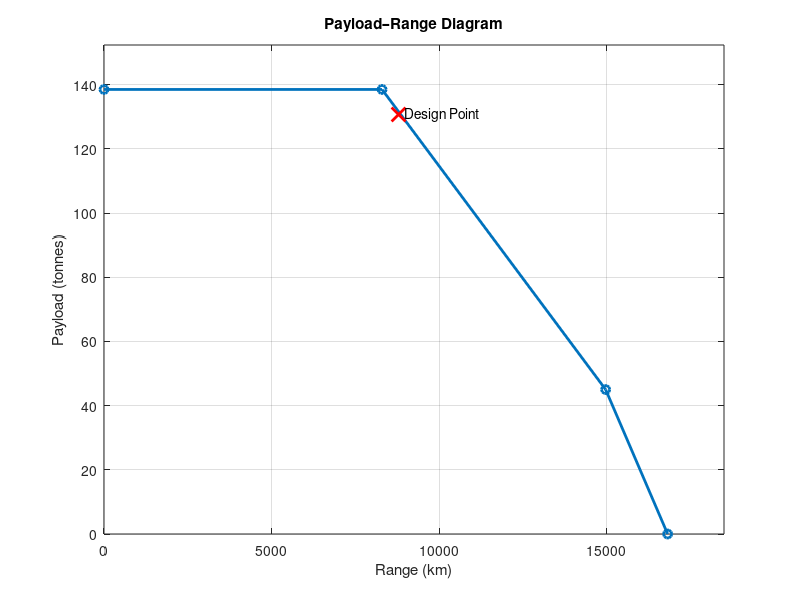

Source code (MATLAB):
%% PAYLOAD RANGE DIAGRAM (FULL - WITH MZFW)

clear; clc; close all;

%% -------------------- INPUTS --------------------

% Masses (tonnes)
MTOM = 560;
OEM  = 265;

maxPayload_struct = 138.5;
maxFuel           = 250;

% Convert to kg
MTOM = MTOM * 1e3;
OEM  = OEM  * 1e3;
maxPayload_struct = maxPayload_struct * 1e3;
maxFuel = maxFuel * 1e3;

% Performance assumptions
LD  = 16;
M   = 0.82;
alt = 11000;

% Atmosphere
T0 = 288.15;
a0 = 340;
a  = a0 * sqrt(1 - 0.0065*alt/T0);
V  = M * a;

% TSFC
TSFC_hr = 0.55;
TSFC = TSFC_hr / 3600;

%% -------------------- MASS LIMITS --------------------

usefulLoad = MTOM - OEM;

% Max Zero Fuel Weight (IMPORTANT for extra slope)
MZFW = OEM + maxPayload_struct;

%% -------------------- BREGUET FUNCTION --------------------

breguet = @(fuel) (V/TSFC)*LD*log(MTOM/(MTOM - fuel)) / 1000;

%% -------------------- KEY POINTS --------------------

% A: Start (zero range, max payload)
R_A = 0;
P_A = maxPayload_struct;

% B: Max payload range (MZFW limit reached)
fuel_B = MTOM - MZFW;
R_B = breguet(fuel_B);
P_B = maxPayload_struct;

% C: tank limit
%% -------------------- POINT C --------------------

fuel_C = maxFuel;
P_C = usefulLoad - fuel_C;

Wi_C = MTOM;
Wf_C = MTOM - fuel_C;

R_C = (V/TSFC)*LD*log(Wi_C / Wf_C) / 1000;

%% -------------------- POINT D (CORRECT FIX) --------------------

fuel_D = maxFuel;
P_D = 0;

Wi_D = OEM + fuel_D;   % <-- THIS is the key fix
Wf_D = OEM;

R_D = (V/TSFC)*LD*log(Wi_D / Wf_D) / 1000;

%% -------------------- BUILD SHAPE --------------------

ranges_plot = [R_A; R_B; R_C; R_D];
payloads_plot = [P_A; P_B; P_C; P_D];

%% -------------------- PLOT --------------------

figure;
plot(ranges_plot, payloads_plot/1000, '-o','LineWidth',2)
grid on

xlabel('Range (km)')
ylabel('Payload (tonnes)')
title('Payload–Range Diagram')

xlim([0 max(ranges_plot)*1.1])
ylim([0 max(payloads_plot/1000)*1.1])

%% -------------------- DESIGN TOOL --------------------

hold on

payload_design = 130.7 * 1e3;   % <-- change this ONLY

% --- compute fuel from mass balance ---
fuel_design = MTOM - OEM - payload_design;

% --- enforce physical limits ---
if payload_design > maxPayload_struct
    error('Payload exceeds structural limit (MZFW)')
end

if fuel_design > maxFuel
    warning('Payload too low → fuel capped by tank, switching to fuel-limited region')
    fuel_design = maxFuel;
end

if fuel_design <= 0
    error('Payload too high → no fuel possible')
end

% --- compute range ---
R_design = breguet(fuel_design);

% --- plot ---
plot(R_design, payload_design/1000, 'rx', ...
    'MarkerSize',10,'LineWidth',2)

text(R_design, payload_design/1000, '  Design Point')

% --- print ---
fprintf('\n--- DESIGN RESULT ---\n')
fprintf('Payload: %.1f t\n', payload_design/1000)
fprintf('Fuel: %.1f t\n', fuel_design/1000)
fprintf('Range: %.0f km\n', R_design)
%% -------------------- OUTPUT --------------------

disp('--- KEY POINTS ---')
fprintf('Max payload range: %.0f km\n', R_B);
fprintf('Max fuel range: %.0f km\n', R_C);
fprintf('Payload at max fuel: %.1f t\n', P_C/1000);
